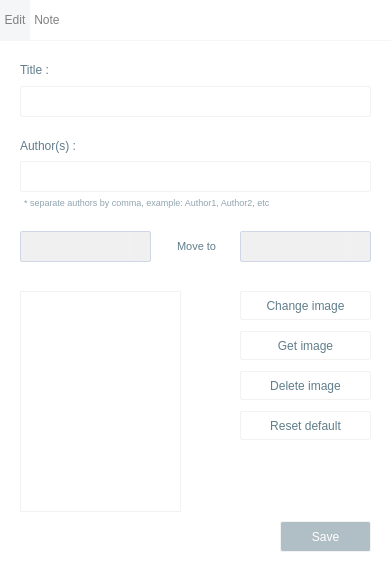
<?xml version="1.0" encoding="UTF-8"?>
<ui version="4.0">
 <class>Dialog</class>
 <widget class="QDialog" name="Dialog">
  <property name="geometry">
   <rect>
    <x>0</x>
    <y>0</y>
    <width>391</width>
    <height>561</height>
   </rect>
  </property>
  <property name="minimumSize">
   <size>
    <width>391</width>
    <height>561</height>
   </size>
  </property>
  <property name="maximumSize">
   <size>
    <width>391</width>
    <height>561</height>
   </size>
  </property>
  <property name="windowTitle">
   <string>Edit book</string>
  </property>
  <property name="windowIcon">
   <iconset resource="images.qrc">
    <normaloff>:/logo/images/logo.png</normaloff>:/logo/images/logo.png</iconset>
  </property>
  <property name="styleSheet">
   <string notr="true">/*
	QDialog
*/

QDialog#Dialog
{
	background-color: rgb(255, 255, 255)
}

/*
	QLabel
*/

QLabel#label_title,
QLabel#label_author,
QLabel#move_to
{
	color: #607D8B
}

QLabel#notice
{
	color: #90A4AE
}

QLabel#book__image
{
	border: 1px solid #f2f2f2
}

/*
	QTextEdit
*/

QTextEdit#note
{
	color: #607D8B
}

/*
	QLineEdit
*/

QLineEdit#title,
QLineEdit#authors
{
	border: 1px solid #f2f2f2;
	background-color: white;
	border-radius: 2px;
	color: #607D8B;
	padding: 0 4px
}

/*
	QPushButton
*/

QPushButton#change__image,
QPushButton#delete__image,
QPushButton#get__image,
QPushButton#reset__default

{
	border: 1px solid #f2f2f2;
	background-color: white;
	border-radius: 2px;
	color: #607D8B
}

QPushButton#change__image:hover,
QPushButton#delete__image:hover,
QPushButton#get__image:hover,
QPushButton#reset__default:hover
{
	background-color: #f2f2f2
}

QPushButton#save
{
	border: 1px solid #f2f2f2;
	background-color: #B0BEC5;
	border-radius: 2px;
	color: white
}

QPushButton#save:hover
{
	background-color: #90A4AE
}

/*
	QComboBox
*/

QComboBox
{
    color: #607D8B;
    background-color: rgb(240, 240, 240);
    border: 1px solid #cfd6e6;
    padding: 1px 0px 1px 3px; /*This makes text colour work*/
	border-radius: 2px;
	color: #607D8B
}

QComboBox QListView
{
    border-style: none;
    background-color: white
}

QComboBox::drop-down
{
    width: 20px;
    border: 1px;
    border-color:#f2f2f2;
    border-left-style:solid;
    border-top-style: none;
    border-bottom-style: none;
    border-right-style: none
}

QComboBox::down-arrow
{
	image: url(:/interface/image/Sort Down_16px.png);
    width: 16px;
    height: 16px
}

/*
	QTabWidget
*/

QTabWidget::pane
{
    border-top: 1px solid #f5f6f7
}

/*
	QTabBar
*/

QTabBar::tab
{
    background: white;
    border-bottom-color: #C2C7CB;
	height: 40px;
	padding:0 4px;
	color: grey
}

QTabBar::tab:selected, QTabBar::tab:hover
{
    background: #f5f6f7
}

QTabBar::tab:selected
{
    border-color: #9B9B9B;
    border-bottom-color: #C2C7CB
}</string>
  </property>
  <widget class="QTabWidget" name="tabWidget">
   <property name="geometry">
    <rect>
     <x>0</x>
     <y>0</y>
     <width>391</width>
     <height>561</height>
    </rect>
   </property>
   <property name="styleSheet">
    <string notr="true"/>
   </property>
   <property name="tabPosition">
    <enum>QTabWidget::North</enum>
   </property>
   <property name="currentIndex">
    <number>0</number>
   </property>
   <property name="iconSize">
    <size>
     <width>16</width>
     <height>16</height>
    </size>
   </property>
   <property name="usesScrollButtons">
    <bool>true</bool>
   </property>
   <widget class="QWidget" name="tab">
    <attribute name="icon">
     <iconset resource="images.qrc">
      <normaloff>:/interface/images/Edit File_16px.png</normaloff>:/interface/images/Edit File_16px.png</iconset>
    </attribute>
    <attribute name="title">
     <string>Edit</string>
    </attribute>
    <widget class="QPushButton" name="reset__default">
     <property name="geometry">
      <rect>
       <x>240</x>
       <y>370</y>
       <width>131</width>
       <height>29</height>
      </rect>
     </property>
     <property name="text">
      <string>Reset default</string>
     </property>
     <property name="icon">
      <iconset resource="images.qrc">
       <normaloff>:/interface/images/Reset_16px.png</normaloff>:/interface/images/Reset_16px.png</iconset>
     </property>
    </widget>
    <widget class="QLabel" name="label_title">
     <property name="geometry">
      <rect>
       <x>20</x>
       <y>20</y>
       <width>68</width>
       <height>17</height>
      </rect>
     </property>
     <property name="text">
      <string>Title :</string>
     </property>
    </widget>
    <widget class="QPushButton" name="change__image">
     <property name="geometry">
      <rect>
       <x>240</x>
       <y>250</y>
       <width>131</width>
       <height>29</height>
      </rect>
     </property>
     <property name="text">
      <string>Change image</string>
     </property>
     <property name="icon">
      <iconset resource="images.qrc">
       <normaloff>:/interface/images/Plus_18px.png</normaloff>:/interface/images/Plus_18px.png</iconset>
     </property>
     <property name="iconSize">
      <size>
       <width>18</width>
       <height>18</height>
      </size>
     </property>
    </widget>
    <widget class="QPushButton" name="delete__image">
     <property name="geometry">
      <rect>
       <x>240</x>
       <y>330</y>
       <width>131</width>
       <height>29</height>
      </rect>
     </property>
     <property name="text">
      <string>Delete image</string>
     </property>
     <property name="icon">
      <iconset resource="images.qrc">
       <normaloff>:/interface/images/Delete_16px.png</normaloff>:/interface/images/Delete_16px.png</iconset>
     </property>
    </widget>
    <widget class="QLineEdit" name="authors">
     <property name="geometry">
      <rect>
       <x>20</x>
       <y>120</y>
       <width>351</width>
       <height>31</height>
      </rect>
     </property>
    </widget>
    <widget class="QLabel" name="label_author">
     <property name="geometry">
      <rect>
       <x>20</x>
       <y>96</y>
       <width>71</width>
       <height>17</height>
      </rect>
     </property>
     <property name="text">
      <string>Author(s) :</string>
     </property>
    </widget>
    <widget class="QLineEdit" name="title">
     <property name="geometry">
      <rect>
       <x>20</x>
       <y>45</y>
       <width>351</width>
       <height>31</height>
      </rect>
     </property>
    </widget>
    <widget class="QComboBox" name="from__category">
     <property name="geometry">
      <rect>
       <x>20</x>
       <y>190</y>
       <width>131</width>
       <height>31</height>
      </rect>
     </property>
    </widget>
    <widget class="QPushButton" name="save">
     <property name="geometry">
      <rect>
       <x>280</x>
       <y>480</y>
       <width>91</width>
       <height>31</height>
      </rect>
     </property>
     <property name="text">
      <string>Save</string>
     </property>
     <property name="icon">
      <iconset resource="images.qrc">
       <normaloff>:/interface/images/Plus_18px_White.png</normaloff>:/interface/images/Plus_18px_White.png</iconset>
     </property>
     <property name="iconSize">
      <size>
       <width>18</width>
       <height>18</height>
      </size>
     </property>
    </widget>
    <widget class="QLabel" name="move_to">
     <property name="geometry">
      <rect>
       <x>177</x>
       <y>197</y>
       <width>50</width>
       <height>17</height>
      </rect>
     </property>
     <property name="font">
      <font>
       <pointsize>8</pointsize>
      </font>
     </property>
     <property name="text">
      <string>Move to</string>
     </property>
    </widget>
    <widget class="QComboBox" name="to__category">
     <property name="geometry">
      <rect>
       <x>240</x>
       <y>190</y>
       <width>131</width>
       <height>31</height>
      </rect>
     </property>
     <item>
      <property name="text">
       <string/>
      </property>
     </item>
    </widget>
    <widget class="QLabel" name="book__image">
     <property name="geometry">
      <rect>
       <x>20</x>
       <y>250</y>
       <width>161</width>
       <height>221</height>
      </rect>
     </property>
     <property name="styleSheet">
      <string notr="true"/>
     </property>
     <property name="text">
      <string/>
     </property>
     <property name="scaledContents">
      <bool>true</bool>
     </property>
    </widget>
    <widget class="QPushButton" name="get__image">
     <property name="geometry">
      <rect>
       <x>240</x>
       <y>290</y>
       <width>131</width>
       <height>29</height>
      </rect>
     </property>
     <property name="text">
      <string>Get image</string>
     </property>
     <property name="icon">
      <iconset resource="images.qrc">
       <normaloff>:/interface/images/Download_16px.png</normaloff>:/interface/images/Download_16px.png</iconset>
     </property>
     <property name="iconSize">
      <size>
       <width>16</width>
       <height>16</height>
      </size>
     </property>
    </widget>
    <widget class="QLabel" name="notice">
     <property name="geometry">
      <rect>
       <x>24</x>
       <y>153</y>
       <width>341</width>
       <height>16</height>
      </rect>
     </property>
     <property name="font">
      <font>
       <pointsize>7</pointsize>
      </font>
     </property>
     <property name="text">
      <string>* separate authors by comma, example: Author1, Author2, etc</string>
     </property>
    </widget>
   </widget>
   <widget class="QWidget" name="tab_2">
    <attribute name="icon">
     <iconset resource="images.qrc">
      <normaloff>:/interface/images/Note_16px.png</normaloff>:/interface/images/Note_16px.png</iconset>
    </attribute>
    <attribute name="title">
     <string>Note</string>
    </attribute>
    <widget class="QTextEdit" name="note">
     <property name="geometry">
      <rect>
       <x>0</x>
       <y>0</y>
       <width>401</width>
       <height>531</height>
      </rect>
     </property>
     <property name="frameShape">
      <enum>QFrame::NoFrame</enum>
     </property>
    </widget>
   </widget>
  </widget>
 </widget>
 <resources>
  <include location="images.qrc"/>
 </resources>
 <connections/>
</ui>
